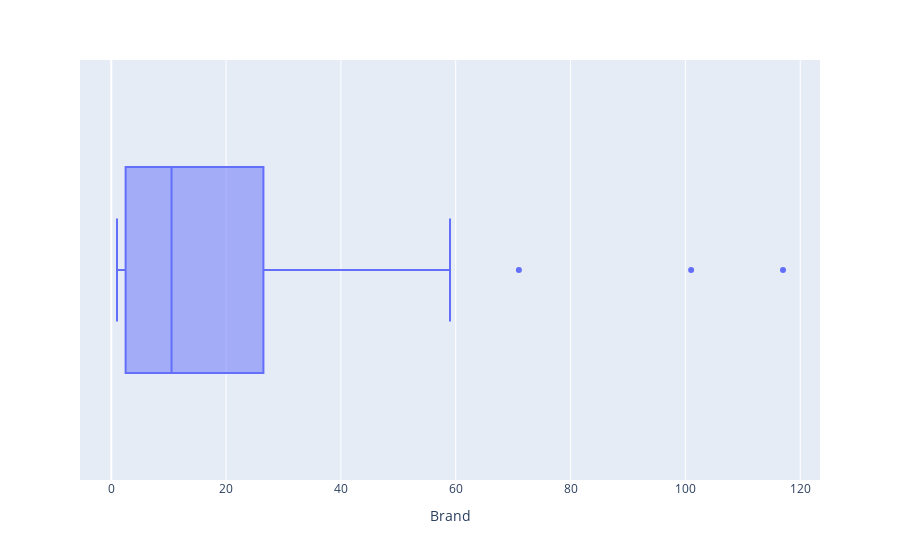

Source (notebook cell):
### Code cell
px.box(data['Brand'].value_counts().to_frame().reset_index(), 'Brand', hover_name = 'index')

### Figure 1 — Plotly figure (JSON) as saved in the notebook; plotly's stock layout.template omitted (floating-point values rounded to 4 significant figures)
{"data": [{"alignmentgroup": "True", "hovertemplate": "<b>%{hovertext}</b><br><br>Brand=%{x}<extra></extra>", "hovertext": ["Intex", "Samsung", "Micromax", "Lava", "Panasonic", "Vivo", "Xiaomi", "LG", "Lenovo", "Motorola", "Asus", "Oppo", "Nokia", "HTC", "Karbonn", "Gionee", "Lyf", "Honor", "Sony", "Xolo", "InFocus", "Coolpad", "Swipe", "Realme", "Infinix", "Apple", "BlackBerry", "iVoomi", "Tecno", "Itel", "iBall", "Yu", "Videocon", "Zopo", "OnePlus", "Huawei", "Nubia", "Zen", "Alcatel", "Google", "Ziox", "Meizu", "Comio", "ZTE", "Jivi", "Microsoft", "10.or", "LeEco", "Kult", "Cat", "Celkon", "Spice", "Nuu Mobile", "Reach", "Smartron", "Lephone", "Homtom", "mPhone", "Acer", "Poco", "Blu", "Mobiistar", "Tambo", "Phicomm", "Sansui", "HP", "TCL", "Zuk", "Billion", "M-tech", "Black Shark", "Onida", "Aqua", "Jio", "Razer", "Philips"], "legendgroup": "", "marker": {"color": "#636efa"}, "name": "", "notched": false, "offsetgroup": "", "orientation": "h", "showlegend": false, "type": "box", "x": [117, 101, 71, 59, 55, 52, 47, 42, 42, 42, 37, 35, 35, 35, 34, 33, 33, 33, 28, 25, 19, 19, 18, 18, 17, 17, 17, 16, 16, 15, 14, 13, 13, 12, 12, 12, 12, 11, 10, 10, 9, 9, 8, 8, 6, 5, 5, 5, 5, 4, 4, 4, 3, 3, 3, 3, 3, 2, 2, 2, 2, 2, 2, 1, 1, 1, 1, 1, 1, 1, 1, 1, 1, 1, 1, 1], "x0": " ", "xaxis": "x", "y0": " ", "yaxis": "y"}], "layout": {"boxmode": "group", "legend": {"tracegroupgap": 0}, "margin": {"t": 60}, "xaxis": {"anchor": "y", "domain": [0, 1], "title": {"text": "Brand"}}, "yaxis": {"anchor": "x", "domain": [0, 1]}}}
